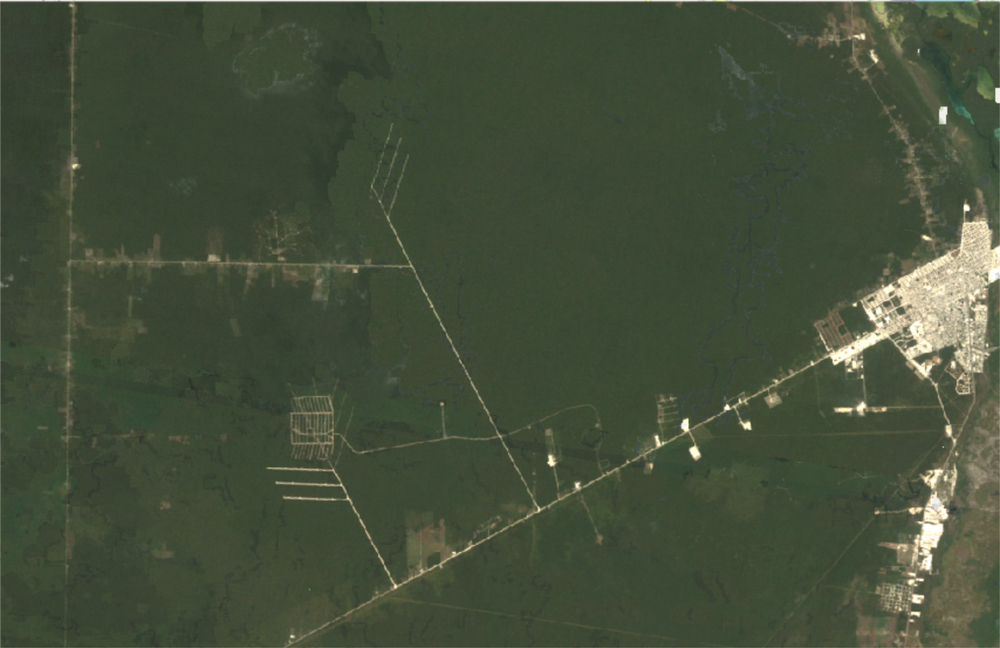
#> input picture input/1985.png, 1000 x 648 px, shrunk from 1708 x 1106 before the run; its folder holds only this picture in this run
$ python deforestation_analysis.py
#> lines starting #> are read from the running program, lines starting #| are printed output that depends on the picture; after the words box and inside, x2 and y2 are one past the last pixel; in counts of white or black regions, pixels touching at a corner belong together
### utils/color_utils.py
import cv2
import numpy as np

def segment_vegetation(image):
    """Segment vegetation using HSV color thresholds."""
    hsv = cv2.cvtColor(image, cv2.COLOR_BGR2HSV)
    lower_green = np.array([35, 25, 25])   # Adjust if needed
    upper_green = np.array([86, 255, 255])
    mask = cv2.inRange(hsv, lower_green, upper_green)
    segmented = cv2.bitwise_and(image, image, mask=mask)
    return segmented, mask

def calculate_green_coverage(mask):
    """Calculate green pixel percentage."""
    green_pixels = np.count_nonzero(mask)
    total_pixels = mask.size
    coverage = (green_pixels / total_pixels) * 100
    return coverage

### utils/visualization_utils.py
import cv2
import matplotlib.pyplot as plt

def plot_histograms(image, output_path):
    """Plot and save BGR and HSV histograms."""
    color = ('b', 'g', 'r')
    plt.figure(figsize=(12, 5))

    # BGR Histogram
    plt.subplot(1, 2, 1)
    for i, col in enumerate(color):
        hist = cv2.calcHist([image], [i], None, [256], [0, 256])
        plt.plot(hist, color=col)
    plt.title("BGR Histogram")
    plt.xlabel("Pixel Intensity"); plt.ylabel("Count")

    # HSV Histogram
    hsv = cv2.cvtColor(image, cv2.COLOR_BGR2HSV)
    plt.subplot(1, 2, 2)
    for i, col in enumerate(['Hue', 'Saturation', 'Value']):
        hist = cv2.calcHist([hsv], [i], None, [256], [0, 256])
        plt.plot(hist, label=col)
    plt.legend(); plt.title("HSV Histogram")

    plt.tight_layout()
    plt.savefig(output_path)
    plt.close()

def display_and_save_results(original, segmented, coverage, output_path):
    """Show original and segmented images side by side, save to output."""
    plt.figure(figsize=(10, 5))
    plt.suptitle(f"Green Coverage: {coverage:.2f}%", fontsize=14)

    plt.subplot(1, 2, 1)
    plt.imshow(cv2.cvtColor(original, cv2.COLOR_BGR2RGB))
    plt.title("Original Image"); plt.axis('off')

    plt.subplot(1, 2, 2)
    plt.imshow(cv2.cvtColor(segmented, cv2.COLOR_BGR2RGB))
    plt.title("Segmented Vegetation"); plt.axis('off')

    plt.tight_layout()
    plt.savefig(output_path)
    plt.show()

### deforestation_analysis.py
import cv2
import os
from utils.color_utils import segment_vegetation, calculate_green_coverage
from utils.visualization_utils import plot_histograms, display_and_save_results

# Input and output folders
INPUT_DIR = "input"
OUTPUT_DIR = "output"
os.makedirs(OUTPUT_DIR, exist_ok=True)

# Process each image in input folder
for filename in os.listdir(INPUT_DIR):
    if filename.lower().endswith(('.png', '.jpg', '.jpeg')):
        print(f"\nProcessing: {filename}")
        img_path = os.path.join(INPUT_DIR, filename)
        image = cv2.imread(img_path)
#> image is the input picture: shape (648, 1000, 3); mean B, G, R 58.6, 79.3, 68.7

        # Segmentation
        segmented, mask = segment_vegetation(image)
#> in segment_vegetation, `hsv = cv2.cvtColor(image, cv2.COLOR_BGR2HSV)`: hsv: shape (648, 1000, 3); mean H, S, V 46.3, 68.8, 79.7
#> in segment_vegetation, `mask = cv2.inRange(hsv, lower_green, upper_green)`:
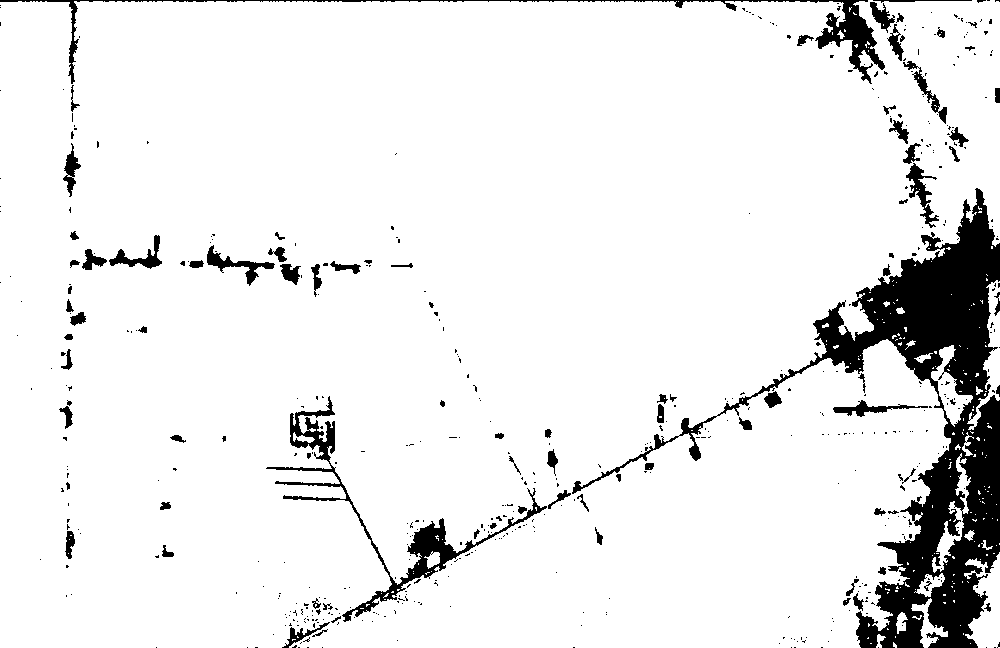
#> mask: shape (648, 1000); 91.6% white; 537 black regions (450 under 20 px), largest, box (x1, y1, x2, y2) and area: (572, 188, 1000, 648) 35191, (266, 396, 547, 622) 4608, (0, 0, 885, 84) 3593
#> in segment_vegetation, `segmented = cv2.bitwise_and(image, image, mask=mask)`:
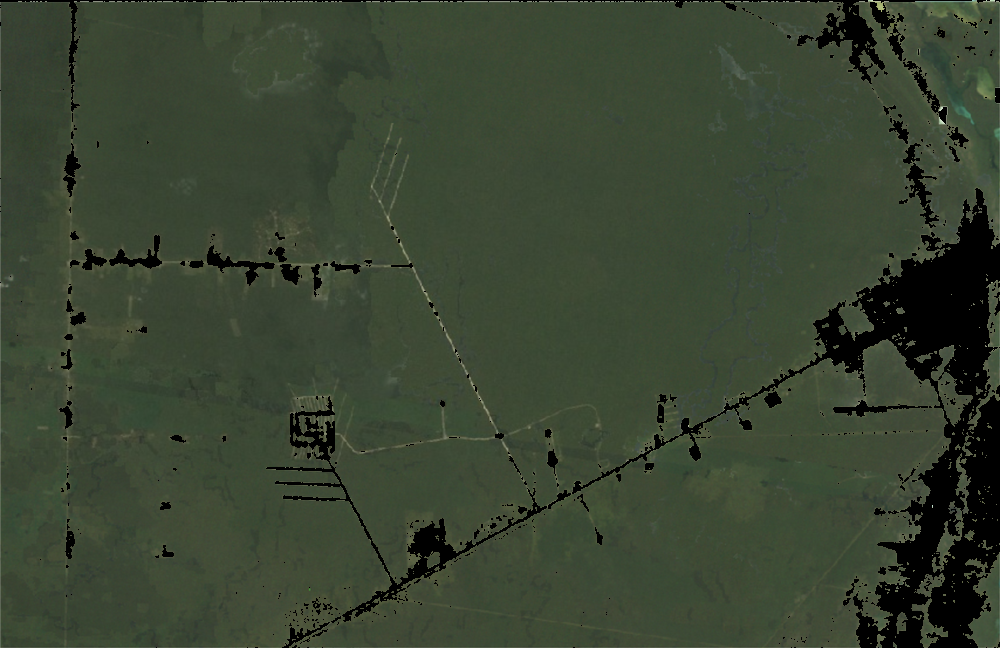
#> segmented: shape (648, 1000, 3); mean B, G, R 49.4, 67.9, 56.9

        # Coverage calculation
        coverage = calculate_green_coverage(mask)
#> in calculate_green_coverage, `green_pixels = np.count_nonzero(mask)`: green_pixels = 593683
#> in calculate_green_coverage, `coverage = (green_pixels / total_pixels) * 100`: coverage = 91.62
#> coverage = 91.62
        print(f"Green Coverage: {coverage:.2f}%")
#| Green Coverage: 91.62%

        # Save histogram
        hist_output = os.path.join(OUTPUT_DIR, f"{os.path.splitext(filename)[0]}_histogram.png")
        plot_histograms(image, hist_output)
#> in plot_histograms, `plt.savefig(output_path)`:
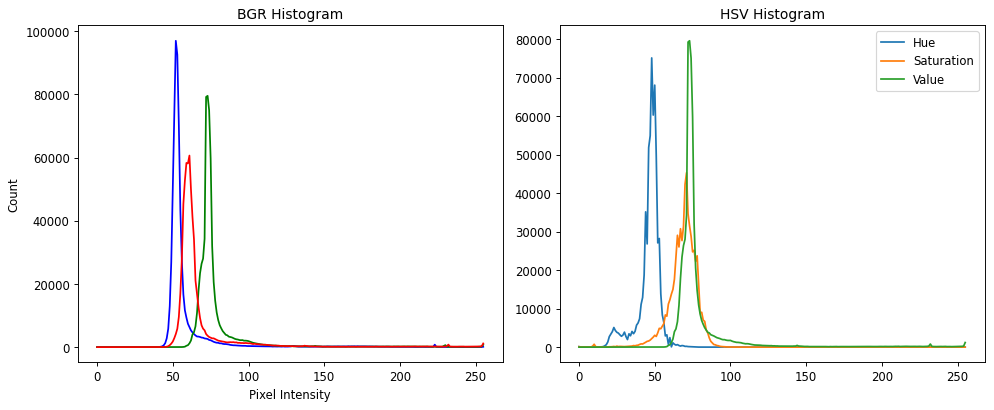
#> figure drawn by matplotlib, 2 panels; panel 1: curve peaks at x = 52, y = 97006; panel 1: curve peaks at x = 73, y = 79563; panel 1: curve peaks at x = 61, y = 60664; panel 2: curve peaks at x = 48, y = 75095

        # Display + save segmented result
        result_output = os.path.join(OUTPUT_DIR, f"{os.path.splitext(filename)[0]}_segmented.png")
        display_and_save_results(image, segmented, coverage, result_output)
#> in display_and_save_results, `plt.savefig(output_path)`:
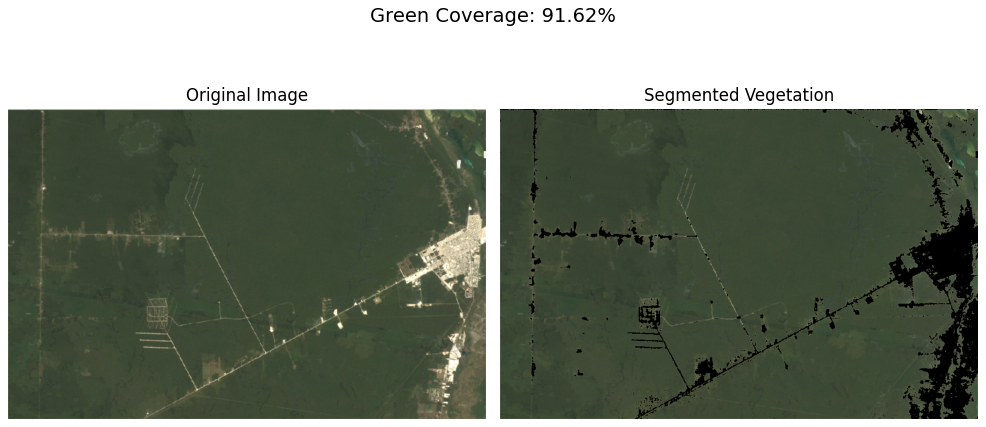
#> figure drawn by matplotlib, 2 panels

print("\nProcessing complete! Segmented images and histograms saved in 'output/' folder.")

$ run again, on input/1993.png
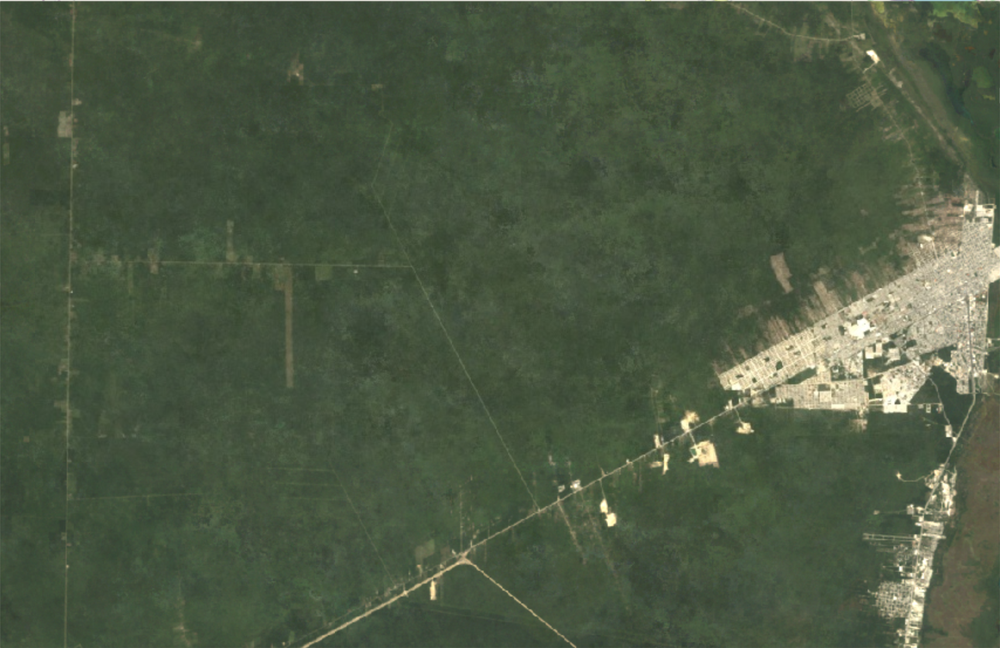
#> input picture input/1993.png, 1000 x 648 px, shrunk from 1708 x 1106 before the run
#> image is the input picture: shape (648, 1000, 3); mean B, G, R 67.6, 89.8, 77.2
#> hsv: shape (648, 1000, 3); mean H, S, V 48, 65.2, 90.3
#> in segment_vegetation, `mask = cv2.inRange(hsv, lower_green, upper_green)`:
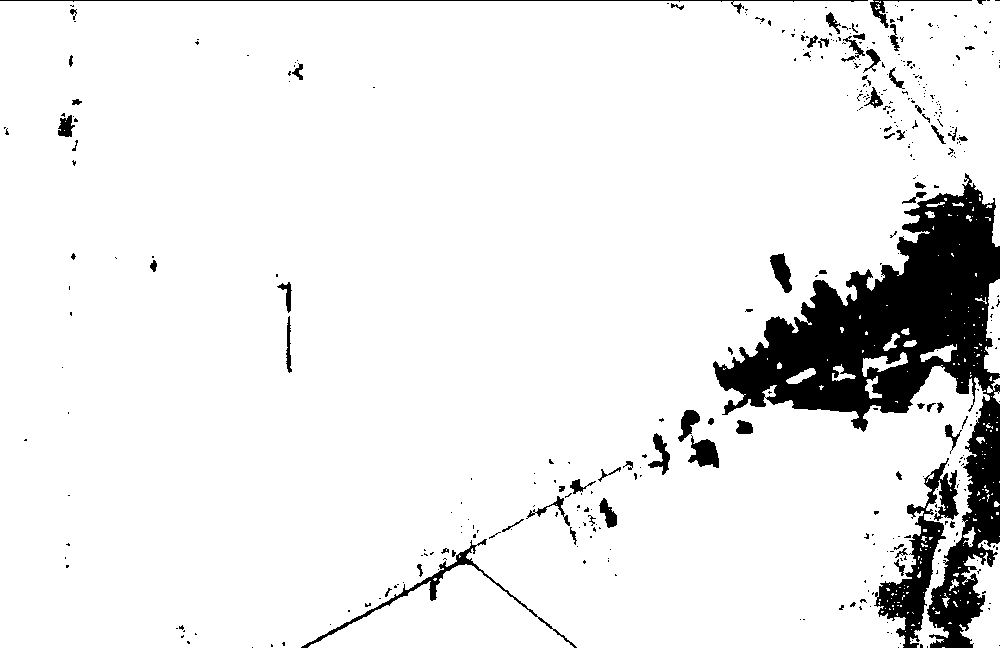
#> mask: shape (648, 1000); 91.6% white; 405 black regions (334 under 20 px), largest, box (x1, y1, x2, y2) and area: (713, 173, 1000, 648) 40072, (874, 458, 959, 648) 4516, (301, 539, 577, 648) 1347
#> green_pixels = 593322
#> in calculate_green_coverage, `coverage = (green_pixels / total_pixels) * 100`: coverage = 91.56
#| Green Coverage: 91.56%
#> in display_and_save_results, `plt.savefig(output_path)`:
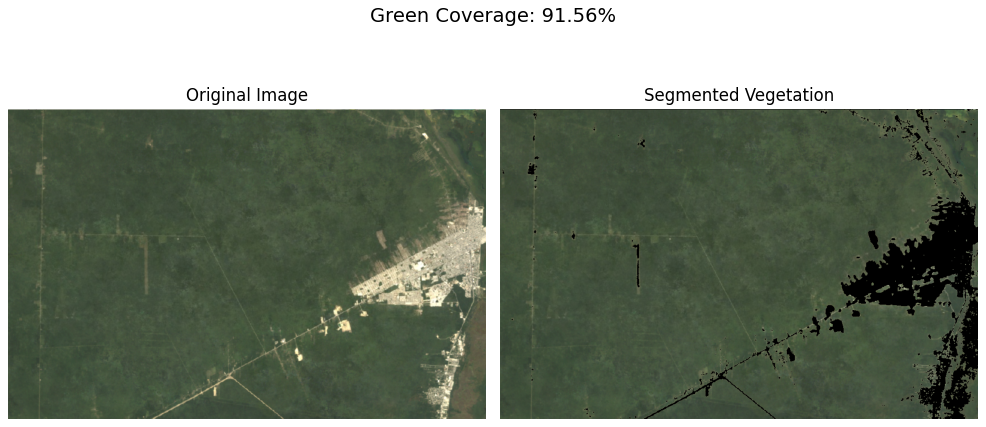
#> figure drawn by matplotlib, 2 panels

$ run again, on input/2001.png
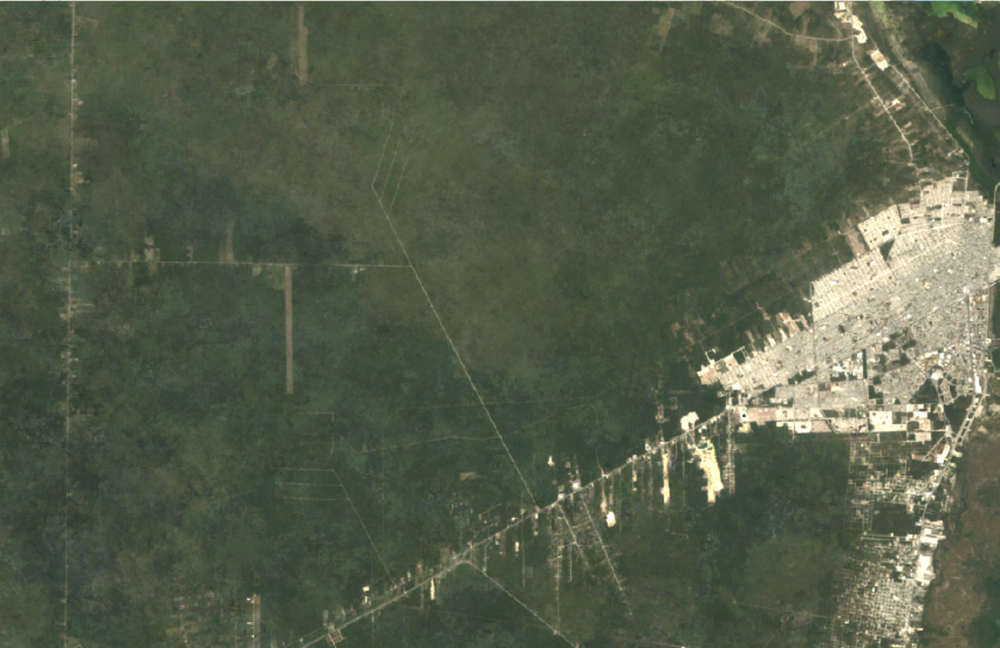
#> input picture input/2001.png, 1000 x 648 px, shrunk from 1708 x 1106 before the run
#> image is the input picture: shape (648, 1000, 3); mean B, G, R 73.7, 94.8, 85
#> hsv: shape (648, 1000, 3); mean H, S, V 45.8, 60.3, 95.7
#> in segment_vegetation, `mask = cv2.inRange(hsv, lower_green, upper_green)`:
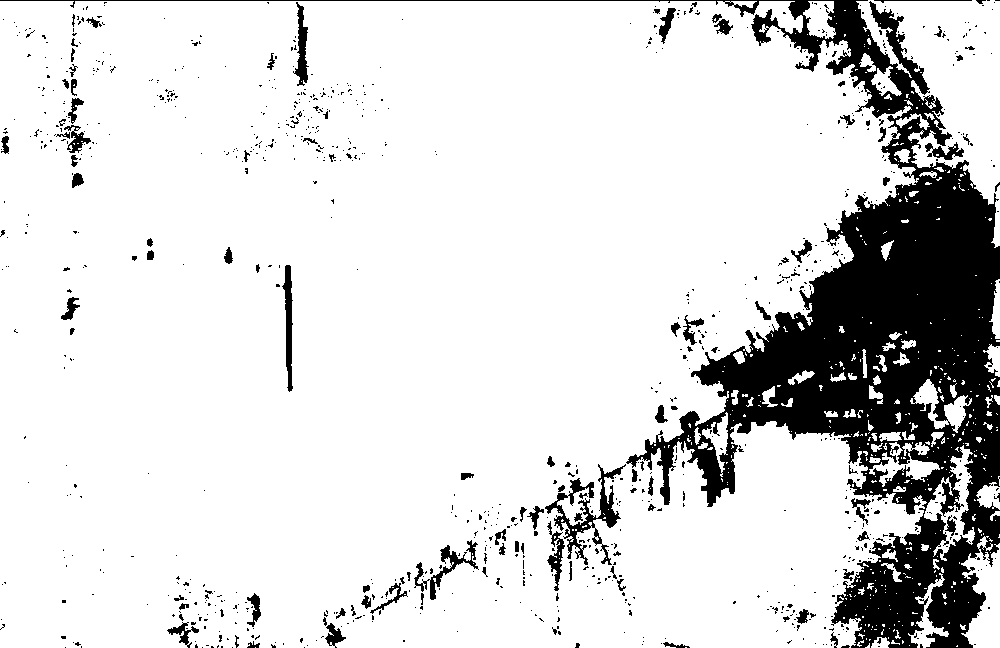
#> mask: shape (648, 1000); 85.3% white; 959 black regions (855 under 20 px), largest, box (x1, y1, x2, y2) and area: (0, 0, 1000, 648) 80633, (545, 464, 626, 565) 1947, (414, 540, 479, 600) 792
#> green_pixels = 552835
#> in calculate_green_coverage, `coverage = (green_pixels / total_pixels) * 100`: coverage = 85.31
#| Green Coverage: 85.31%
#> in display_and_save_results, `plt.savefig(output_path)`:
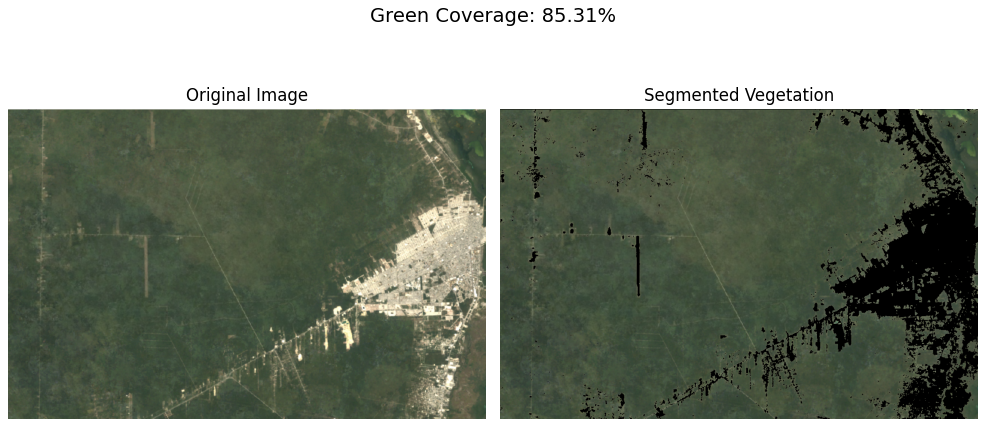
#> figure drawn by matplotlib, 2 panels

$ run again, on input/2011.png
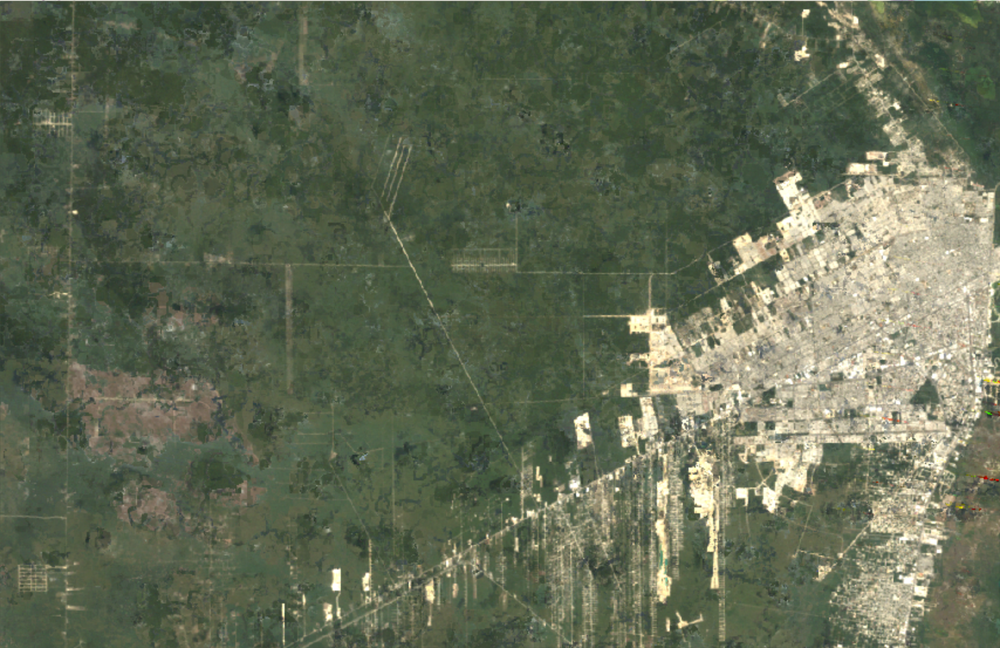
#> input picture input/2011.png, 1000 x 648 px, shrunk from 1708 x 1106 before the run
#> image is the input picture: shape (648, 1000, 3); mean B, G, R 84.8, 106.9, 98.7
#> hsv: shape (648, 1000, 3); mean H, S, V 43.9, 57.6, 108.4
#> in segment_vegetation, `mask = cv2.inRange(hsv, lower_green, upper_green)`:
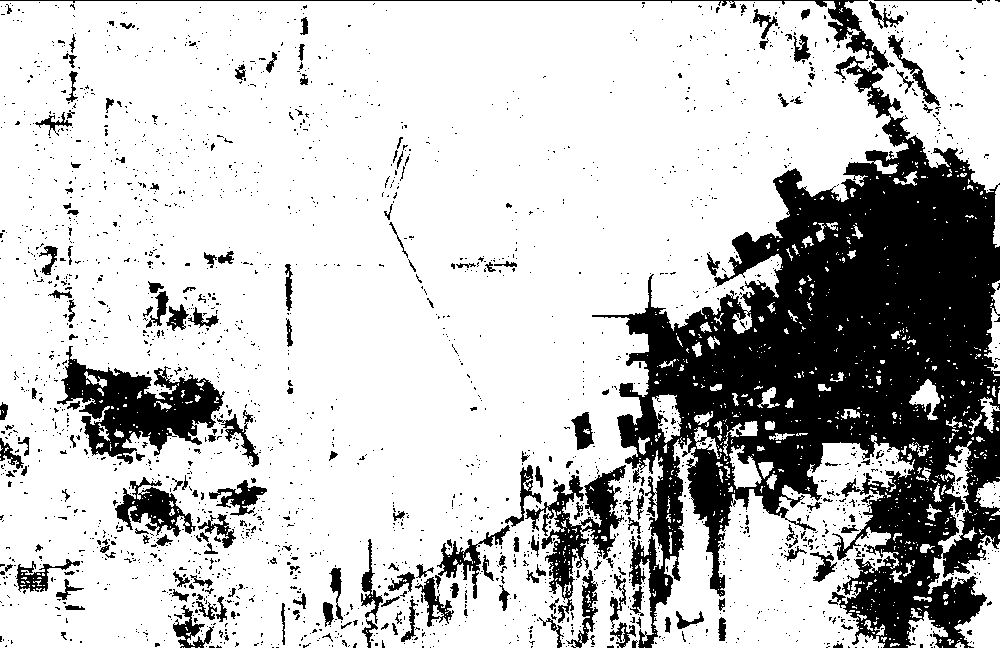
#> mask: shape (648, 1000); 76.5% white; 2341 black regions (2142 under 20 px), largest, box (x1, y1, x2, y2) and area: (0, 0, 1000, 648) 109183, (57, 346, 225, 464) 8502, (525, 465, 626, 623) 4553
#> green_pixels = 495765
#> in calculate_green_coverage, `coverage = (green_pixels / total_pixels) * 100`: coverage = 76.51
#| Green Coverage: 76.51%
#> in display_and_save_results, `plt.savefig(output_path)`:
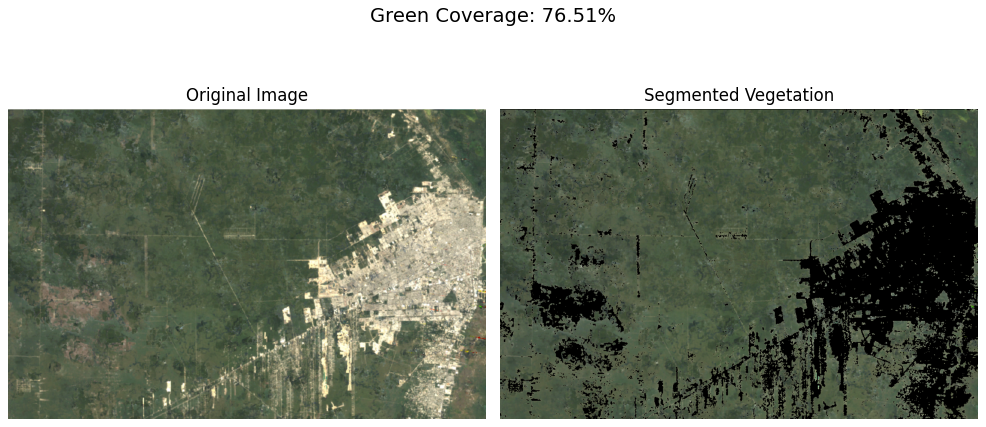
#> figure drawn by matplotlib, 2 panels
